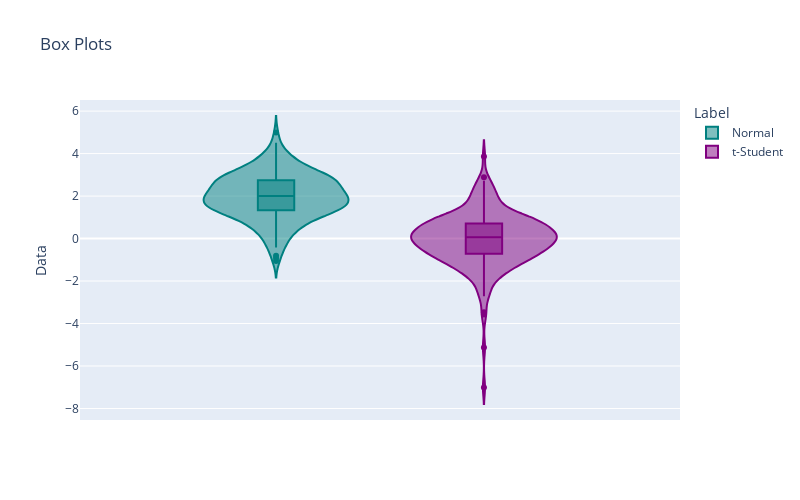

Here is the notebook cell this chart was saved with:
### Markdown cell above
3. Add the box-plot to your violin traces by setting the input `box` as `True`

### Code cell
fig = px.violin(df, y="Data", 
                color="Label",
                box= True,
                color_discrete_sequence=['teal', 'purple'],
                height = 500, width = 800,
                title='Box Plots')
fig.show()

### Figure 1 — Plotly figure (JSON) as saved in the notebook; plotly's stock layout.template omitted (floating-point values rounded to 4 significant figures; data arrays with more than 128 entries replaced by an {"elided": "..."} marker saying what was removed)
{"data": [{"alignmentgroup": "True", "box": {"visible": true}, "hovertemplate": "Label=Normal<br>Data=%{y}<extra></extra>", "legendgroup": "Normal", "marker": {"color": "teal"}, "name": "Normal", "offsetgroup": "Normal", "orientation": "v", "scalegroup": "True", "showlegend": true, "type": "violin", "x0": " ", "xaxis": "x", "y": {"elided": "200 float values"}, "y0": " ", "yaxis": "y"}, {"alignmentgroup": "True", "box": {"visible": true}, "hovertemplate": "Label=t-Student<br>Data=%{y}<extra></extra>", "legendgroup": "t-Student", "marker": {"color": "purple"}, "name": "t-Student", "offsetgroup": "t-Student", "orientation": "v", "scalegroup": "True", "showlegend": true, "type": "violin", "x0": " ", "xaxis": "x", "y": {"elided": "200 float values"}, "y0": " ", "yaxis": "y"}], "layout": {"height": 500, "legend": {"title": {"text": "Label"}, "tracegroupgap": 0}, "title": {"text": "Box Plots"}, "violinmode": "group", "width": 800, "xaxis": {"anchor": "y", "domain": [0, 1]}, "yaxis": {"anchor": "x", "domain": [0, 1], "title": {"text": "Data"}}}}
